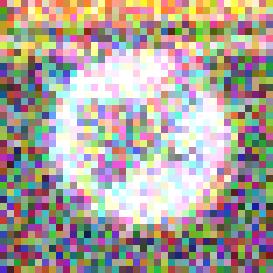
#> input picture data/GTSRB_NOISED_ONLY/Final_Training/Images/00042/00000_00014.ppm, 39 x 39 px, found by its file name (shown 7 times larger); its folder holds only this picture in this run
$ jupyter execute Batch_Rotate_ORIGIN_AND_ROTATION.ipynb
#> lines starting #> are read from the running program, lines starting #| are printed output that depends on the picture
[cell 1]
from PIL import Image
import matplotlib.pyplot as plt
import os
from os import listdir
from os.path import isfile, join
from os import walk
from itertools import count

[cell 2]
# Root path is: C:\Users\Administrator

TRAIN_IMG_DIR = '.\\traffic\\datasets\\GTSRB_Rotated_Image_Classes_From_Final_Training\\00042'

[cell 3]
# Erstellt ein Array mit den Dateinamen der Bilder
image_filenames = [f for f in listdir(TRAIN_IMG_DIR) if f.endswith(".ppm")]

f = []
for (dirpath, dirnames, filenames) in walk(TRAIN_IMG_DIR):
    f.extend(filenames)
    break

# Erstellt ein Array mit dem absoluten Verzeichnispfad der Bilder
images_absolute_filepaths = []

for i in image_filenames:
    abs_file_path = os.path.join(TRAIN_IMG_DIR, i)
    images_absolute_filepaths.append(abs_file_path)

[cell 4]
#print(image_filenames)

#print(images_absolute_filepaths)
#len(images_absolute_filepaths)

[cell 5]
rotation_degree = [5,10,15,20,25,30,35,40,45,50,55,60,65,70,75,80,85,90,95,100,105,110,115,120,125,130,135,140,145,150,155,160,165,170,175,180,185,190,195,200,205,210,215,220,225,230,235,240,245,250,255,260,265,270,275,280,285,290,295,300,305,310,315,320,325,330,335,340,345,350,355]
# print("Laenge des Arrays Rotation Degree: " ,len(rotation_degree))

position_in_image_filenames = -1
for img in images_absolute_filepaths:
    ###### OPEN IMAGE ######
    opened_img = Image.open(img)
#> opened_img is the input picture: PIL image 39x39 RGB; mean R, G, B 171.4, 162.4, 155.5
    ###### OPENED IMAGE ######
    if position_in_image_filenames < len(image_filenames)-1:
        position_in_image_filenames += 1
    ##print("##########################################")
    ##print("Absolute Filepath: " + img)
    ##print("##########################################")
    loop_counter = 0
    for degree in rotation_degree:
        loop_counter += 1
        ###### ROTATE IMAGE ######
        rotated_image = opened_img.rotate(degree)
        ###### ROTATED IMAGE ######
        ##print("Degree: ", degree)
        filename_class = image_filenames[position_in_image_filenames].split("_")
        ##print("Filename Class: " + filename_class[0])
        generate_new_filename = (filename_class[0]+"_%05i.ppm" % i for i in count(30+loop_counter))
        new_filename = next(generate_new_filename)
        ##print("New Filename: " + new_filename)
        new_filepath = os.path.join(TRAIN_IMG_DIR, new_filename)
        ##print("New Filepath: " + new_filepath)
        ##print()
        ###### SAVE NEW ROTATED IMAGE ######
        rotated_image.save(new_filepath)
#> this loop made 71 passes
#> pass 1, `rotated_image = opened_img.rotate(degree)`:
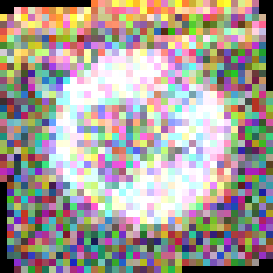
#> rotated_image: PIL image 39x39 RGB (shown 7 times larger); mean R, G, B 165.1, 156.7, 151.3
#> pass 2, `rotated_image = opened_img.rotate(degree)`:
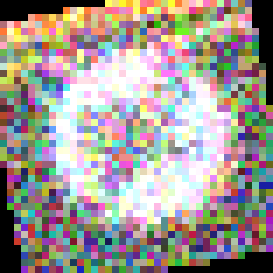
#> rotated_image: PIL image 39x39 RGB (shown 7 times larger); mean R, G, B 159.8, 152.3, 147.5
#> pass 3, `rotated_image = opened_img.rotate(degree)`:
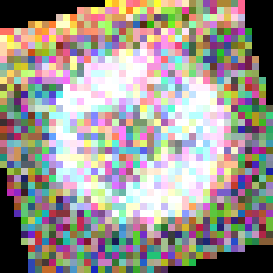
#> rotated_image: PIL image 39x39 RGB (shown 7 times larger); mean R, G, B 156.1, 149.7, 144.1
#> after the loop:
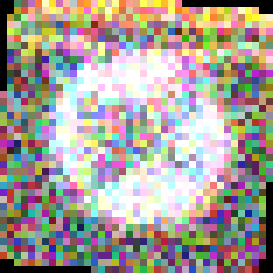
#> rotated_image: PIL image 39x39 RGB (shown 7 times larger); mean R, G, B 165.7, 157.4, 150.9
#> after the loop, loop_counter = 71
        ###### SAVED NEW ROTATED IMAGE ######

$ run again, on data/GTSRB_NOISED_ONLY/Final_Training/Images/00042/00004_00008.ppm
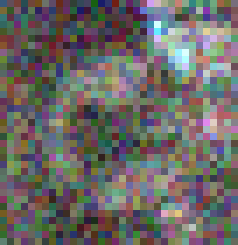
#> input picture data/GTSRB_NOISED_ONLY/Final_Training/Images/00042/00004_00008.ppm, 34 x 35 px, found by its file name (shown 7 times larger)
#> opened_img is the input picture: PIL image 34x35 RGB; mean R, G, B 106.4, 104, 101.4
#> the loop `for degree in rotation_degree:` made 71 passes
#> pass 1, `rotated_image = opened_img.rotate(degree)`:
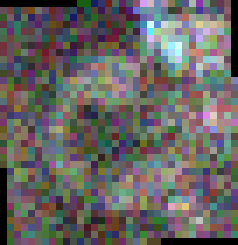
#> rotated_image: PIL image 34x35 RGB (shown 7 times larger); mean R, G, B 102.7, 100, 97.8
#> after the loop `for degree in rotation_degree:`:
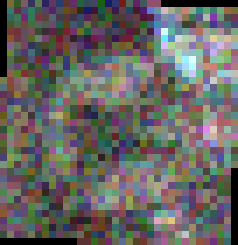
#> rotated_image: PIL image 34x35 RGB (shown 7 times larger); mean R, G, B 102.5, 100.3, 97.8
#> after the loop `for degree in rotation_degree:`: loop_counter = 71

$ run again, on data/GTSRB_NOISED_ONLY/Final_Training/Images/00042/00005_00014.ppm
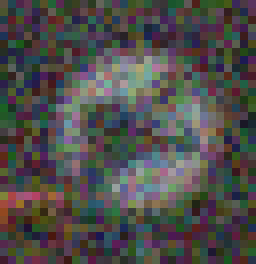
#> input picture data/GTSRB_NOISED_ONLY/Final_Training/Images/00042/00005_00014.ppm, 32 x 33 px, found by its file name (shown 8 times larger)
#> opened_img is the input picture: PIL image 32x33 RGB; mean R, G, B 78.6, 76.8, 74.7
#> the loop `for degree in rotation_degree:` made 71 passes
#> pass 1, `rotated_image = opened_img.rotate(degree)`:
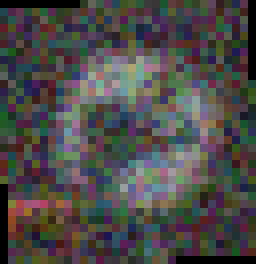
#> rotated_image: PIL image 32x33 RGB (shown 8 times larger); mean R, G, B 76.1, 74.4, 72.5
#> after the loop `for degree in rotation_degree:`:
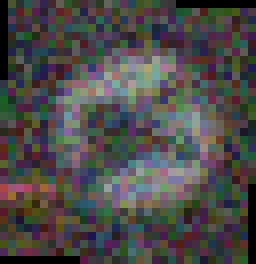
#> rotated_image: PIL image 32x33 RGB (shown 8 times larger); mean R, G, B 75.8, 74.6, 72.7
#> after the loop `for degree in rotation_degree:`: loop_counter = 71

$ run again, on data/GTSRB_NOISED_ONLY/Final_Training/Images/00042/00000_00018.ppm
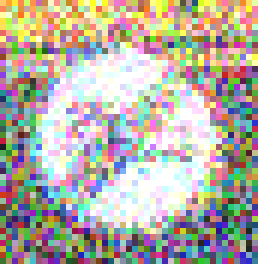
#> input picture data/GTSRB_NOISED_ONLY/Final_Training/Images/00042/00000_00018.ppm, 43 x 44 px, found by its file name (shown 6 times larger)
#> opened_img is the input picture: PIL image 43x44 RGB; mean R, G, B 178.4, 173.3, 163
#> after the loop `for degree in rotation_degree:`:
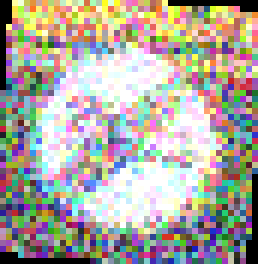
#> rotated_image: PIL image 43x44 RGB (shown 6 times larger); mean R, G, B 172, 167.1, 158.5
#> after the loop `for degree in rotation_degree:`: loop_counter = 71
